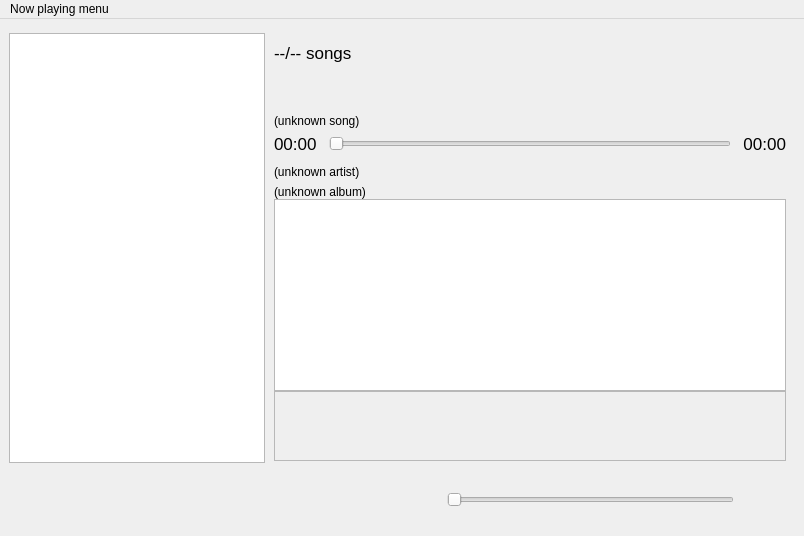
<?xml version="1.0" encoding="UTF-8"?>
<ui version="4.0">
 <class>NowPlayingWindow</class>
 <widget class="QMainWindow" name="NowPlayingWindow">
  <property name="geometry">
   <rect>
    <x>0</x>
    <y>0</y>
    <width>804</width>
    <height>536</height>
   </rect>
  </property>
  <property name="windowTitle">
   <string>Now playing</string>
  </property>
  <widget class="QWidget" name="centralwidget">
   <property name="sizePolicy">
    <sizepolicy hsizetype="Expanding" vsizetype="Preferred">
     <horstretch>0</horstretch>
     <verstretch>0</verstretch>
    </sizepolicy>
   </property>
   <layout class="QHBoxLayout" name="horizontalLayout_4">
    <property name="spacing">
     <number>0</number>
    </property>
    <property name="margin">
     <number>0</number>
    </property>
    <item>
     <widget class="QWidget" name="verticalWidget" native="true">
      <property name="sizePolicy">
       <sizepolicy hsizetype="Expanding" vsizetype="Preferred">
        <horstretch>0</horstretch>
        <verstretch>0</verstretch>
       </sizepolicy>
      </property>
      <layout class="QVBoxLayout" name="verticalLayout">
       <property name="spacing">
        <number>0</number>
       </property>
       <property name="leftMargin">
        <number>9</number>
       </property>
       <property name="rightMargin">
        <number>0</number>
       </property>
       <property name="bottomMargin">
        <number>0</number>
       </property>
       <item>
        <layout class="QHBoxLayout" name="horizontalLayout_3">
         <property name="spacing">
          <number>0</number>
         </property>
         <item>
          <layout class="QVBoxLayout" name="verticalLayout_4">
           <property name="spacing">
            <number>6</number>
           </property>
           <property name="topMargin">
            <number>5</number>
           </property>
           <item>
            <widget class="CQGraphicsView" name="view">
             <property name="sizePolicy">
              <sizepolicy hsizetype="Fixed" vsizetype="Expanding">
               <horstretch>0</horstretch>
               <verstretch>0</verstretch>
              </sizepolicy>
             </property>
             <property name="focusPolicy">
              <enum>Qt::NoFocus</enum>
             </property>
             <property name="contextMenuPolicy">
              <enum>Qt::CustomContextMenu</enum>
             </property>
             <property name="sceneRect">
              <rectf>
               <x>0.000000000000000</x>
               <y>0.000000000000000</y>
               <width>0.000000000000000</width>
               <height>0.000000000000000</height>
              </rectf>
             </property>
            </widget>
           </item>
          </layout>
         </item>
         <item>
          <widget class="QWidget" name="scrollArea" native="true">
           <property name="sizePolicy">
            <sizepolicy hsizetype="Expanding" vsizetype="Preferred">
             <horstretch>0</horstretch>
             <verstretch>0</verstretch>
            </sizepolicy>
           </property>
           <property name="minimumSize">
            <size>
             <width>50</width>
             <height>0</height>
            </size>
           </property>
           <layout class="QGridLayout" name="gridLayout_2">
            <property name="leftMargin">
             <number>9</number>
            </property>
            <property name="topMargin">
             <number>0</number>
            </property>
            <property name="rightMargin">
             <number>18</number>
            </property>
            <property name="bottomMargin">
             <number>0</number>
            </property>
            <property name="spacing">
             <number>0</number>
            </property>
            <item row="9" column="1">
             <widget class="QWidget" name="widget" native="true">
              <property name="sizePolicy">
               <sizepolicy hsizetype="Expanding" vsizetype="Preferred">
                <horstretch>0</horstretch>
                <verstretch>0</verstretch>
               </sizepolicy>
              </property>
              <layout class="QVBoxLayout" name="verticalLayout_2">
               <property name="margin">
                <number>0</number>
               </property>
               <item>
                <spacer name="verticalSpacer_4">
                 <property name="orientation">
                  <enum>Qt::Vertical</enum>
                 </property>
                 <property name="sizeType">
                  <enum>QSizePolicy::Fixed</enum>
                 </property>
                 <property name="sizeHint" stdset="0">
                  <size>
                   <width>20</width>
                   <height>15</height>
                  </size>
                 </property>
                </spacer>
               </item>
               <item>
                <widget class="QLabel" name="songNumberLabel">
                 <property name="sizePolicy">
                  <sizepolicy hsizetype="Expanding" vsizetype="Maximum">
                   <horstretch>0</horstretch>
                   <verstretch>0</verstretch>
                  </sizepolicy>
                 </property>
                 <property name="font">
                  <font>
                   <pointsize>13</pointsize>
                  </font>
                 </property>
                 <property name="text">
                  <string>--/-- songs</string>
                 </property>
                </widget>
               </item>
               <item>
                <spacer name="verticalSpacer_2">
                 <property name="orientation">
                  <enum>Qt::Vertical</enum>
                 </property>
                 <property name="sizeType">
                  <enum>QSizePolicy::Fixed</enum>
                 </property>
                 <property name="sizeHint" stdset="0">
                  <size>
                   <width>250</width>
                   <height>45</height>
                  </size>
                 </property>
                </spacer>
               </item>
               <item>
                <widget class="QLabel" name="songTitleLabel">
                 <property name="sizePolicy">
                  <sizepolicy hsizetype="Preferred" vsizetype="Maximum">
                   <horstretch>0</horstretch>
                   <verstretch>0</verstretch>
                  </sizepolicy>
                 </property>
                 <property name="text">
                  <string>(unknown song)</string>
                 </property>
                </widget>
               </item>
               <item>
                <layout class="QHBoxLayout" name="horizontalLayout_2">
                 <item>
                  <widget class="QLabel" name="currentPositionLabel">
                   <property name="sizePolicy">
                    <sizepolicy hsizetype="Preferred" vsizetype="Maximum">
                     <horstretch>0</horstretch>
                     <verstretch>0</verstretch>
                    </sizepolicy>
                   </property>
                   <property name="font">
                    <font>
                     <pointsize>13</pointsize>
                    </font>
                   </property>
                   <property name="text">
                    <string>00:00</string>
                   </property>
                  </widget>
                 </item>
                 <item>
                  <spacer name="horizontalSpacer_2">
                   <property name="orientation">
                    <enum>Qt::Horizontal</enum>
                   </property>
                   <property name="sizeType">
                    <enum>QSizePolicy::Preferred</enum>
                   </property>
                   <property name="sizeHint" stdset="0">
                    <size>
                     <width>6</width>
                     <height>10</height>
                    </size>
                   </property>
                  </spacer>
                 </item>
                 <item>
                  <widget class="QSlider" name="songProgress">
                   <property name="enabled">
                    <bool>true</bool>
                   </property>
                   <property name="sizePolicy">
                    <sizepolicy hsizetype="Expanding" vsizetype="Minimum">
                     <horstretch>0</horstretch>
                     <verstretch>0</verstretch>
                    </sizepolicy>
                   </property>
                   <property name="orientation">
                    <enum>Qt::Horizontal</enum>
                   </property>
                  </widget>
                 </item>
                 <item>
                  <spacer name="horizontalSpacer_3">
                   <property name="orientation">
                    <enum>Qt::Horizontal</enum>
                   </property>
                   <property name="sizeType">
                    <enum>QSizePolicy::Minimum</enum>
                   </property>
                   <property name="sizeHint" stdset="0">
                    <size>
                     <width>6</width>
                     <height>10</height>
                    </size>
                   </property>
                  </spacer>
                 </item>
                 <item>
                  <widget class="QLabel" name="trackLengthLabel">
                   <property name="font">
                    <font>
                     <pointsize>13</pointsize>
                    </font>
                   </property>
                   <property name="text">
                    <string>00:00</string>
                   </property>
                   <property name="alignment">
                    <set>Qt::AlignRight|Qt::AlignTrailing|Qt::AlignVCenter</set>
                   </property>
                  </widget>
                 </item>
                </layout>
               </item>
               <item>
                <spacer name="verticalSpacer_3">
                 <property name="orientation">
                  <enum>Qt::Vertical</enum>
                 </property>
                 <property name="sizeType">
                  <enum>QSizePolicy::Fixed</enum>
                 </property>
                 <property name="sizeHint" stdset="0">
                  <size>
                   <width>20</width>
                   <height>5</height>
                  </size>
                 </property>
                </spacer>
               </item>
               <item>
                <widget class="QLabel" name="artistLabel">
                 <property name="sizePolicy">
                  <sizepolicy hsizetype="Preferred" vsizetype="Fixed">
                   <horstretch>0</horstretch>
                   <verstretch>0</verstretch>
                  </sizepolicy>
                 </property>
                 <property name="text">
                  <string>(unknown artist)</string>
                 </property>
                </widget>
               </item>
               <item>
                <widget class="QLabel" name="albumNameLabel">
                 <property name="sizePolicy">
                  <sizepolicy hsizetype="Preferred" vsizetype="Fixed">
                   <horstretch>0</horstretch>
                   <verstretch>0</verstretch>
                  </sizepolicy>
                 </property>
                 <property name="text">
                  <string>(unknown album)</string>
                 </property>
                </widget>
               </item>
              </layout>
             </widget>
            </item>
            <item row="12" column="1">
             <widget class="QWidget" name="spacer1" native="true">
              <property name="sizePolicy">
               <sizepolicy hsizetype="Preferred" vsizetype="MinimumExpanding">
                <horstretch>0</horstretch>
                <verstretch>0</verstretch>
               </sizepolicy>
              </property>
             </widget>
            </item>
            <item row="10" column="1">
             <widget class="QListWidget" name="songPlaylist">
              <property name="sizePolicy">
               <sizepolicy hsizetype="Expanding" vsizetype="Expanding">
                <horstretch>0</horstretch>
                <verstretch>0</verstretch>
               </sizepolicy>
              </property>
              <property name="horizontalScrollBarPolicy">
               <enum>Qt::ScrollBarAlwaysOff</enum>
              </property>
              <property name="editTriggers">
               <set>QAbstractItemView::NoEditTriggers</set>
              </property>
              <property name="alternatingRowColors">
               <bool>true</bool>
              </property>
              <property name="sortingEnabled">
               <bool>false</bool>
              </property>
             </widget>
            </item>
            <item row="11" column="1">
             <widget class="QScrollArea" name="lyrics">
              <property name="widgetResizable">
               <bool>true</bool>
              </property>
              <widget class="QWidget" name="scrollAreaWidgetContents">
               <property name="geometry">
                <rect>
                 <x>0</x>
                 <y>0</y>
                 <width>504</width>
                 <height>71</height>
                </rect>
               </property>
               <property name="sizePolicy">
                <sizepolicy hsizetype="Preferred" vsizetype="Expanding">
                 <horstretch>0</horstretch>
                 <verstretch>0</verstretch>
                </sizepolicy>
               </property>
               <layout class="QGridLayout" name="gridLayout_4">
                <property name="margin">
                 <number>0</number>
                </property>
                <property name="spacing">
                 <number>0</number>
                </property>
                <item row="0" column="0">
                 <widget class="QLabel" name="lyricsText">
                  <property name="sizePolicy">
                   <sizepolicy hsizetype="Preferred" vsizetype="Expanding">
                    <horstretch>0</horstretch>
                    <verstretch>0</verstretch>
                   </sizepolicy>
                  </property>
                  <property name="font">
                   <font>
                    <pointsize>14</pointsize>
                   </font>
                  </property>
                  <property name="contextMenuPolicy">
                   <enum>Qt::CustomContextMenu</enum>
                  </property>
                  <property name="styleSheet">
                   <string notr="true"/>
                  </property>
                  <property name="text">
                   <string/>
                  </property>
                  <property name="scaledContents">
                   <bool>false</bool>
                  </property>
                  <property name="wordWrap">
                   <bool>true</bool>
                  </property>
                 </widget>
                </item>
               </layout>
              </widget>
             </widget>
            </item>
           </layout>
          </widget>
         </item>
        </layout>
       </item>
       <item>
        <widget class="QWidget" name="toolBarWidget" native="true">
         <property name="sizePolicy">
          <sizepolicy hsizetype="Preferred" vsizetype="Fixed">
           <horstretch>0</horstretch>
           <verstretch>0</verstretch>
          </sizepolicy>
         </property>
         <property name="minimumSize">
          <size>
           <width>0</width>
           <height>73</height>
          </size>
         </property>
         <property name="maximumSize">
          <size>
           <width>16777215</width>
           <height>73</height>
          </size>
         </property>
         <layout class="QHBoxLayout" name="wLayout">
          <property name="spacing">
           <number>6</number>
          </property>
          <property name="margin">
           <number>0</number>
          </property>
          <item>
           <widget class="QWidget" name="buttonsWidget" native="true">
            <property name="minimumSize">
             <size>
              <width>100</width>
              <height>0</height>
             </size>
            </property>
            <layout class="QGridLayout" name="buttonsLayout">
             <property name="leftMargin">
              <number>12</number>
             </property>
             <property name="topMargin">
              <number>0</number>
             </property>
             <property name="rightMargin">
              <number>0</number>
             </property>
             <property name="bottomMargin">
              <number>0</number>
             </property>
             <property name="spacing">
              <number>0</number>
             </property>
             <item row="0" column="0">
              <widget class="QToolButton" name="prevButton">
               <property name="minimumSize">
                <size>
                 <width>64</width>
                 <height>64</height>
                </size>
               </property>
               <property name="maximumSize">
                <size>
                 <width>64</width>
                 <height>64</height>
                </size>
               </property>
               <property name="styleSheet">
                <string notr="true">border: none;</string>
               </property>
               <property name="text">
                <string/>
               </property>
               <property name="iconSize">
                <size>
                 <width>64</width>
                 <height>64</height>
                </size>
               </property>
               <property name="autoRepeat">
                <bool>true</bool>
               </property>
               <property name="autoRepeatDelay">
                <number>1000</number>
               </property>
               <property name="autoRepeatInterval">
                <number>200</number>
               </property>
              </widget>
             </item>
             <item row="0" column="1">
              <widget class="QToolButton" name="playButton">
               <property name="minimumSize">
                <size>
                 <width>64</width>
                 <height>64</height>
                </size>
               </property>
               <property name="maximumSize">
                <size>
                 <width>64</width>
                 <height>64</height>
                </size>
               </property>
               <property name="styleSheet">
                <string notr="true">border:none;</string>
               </property>
               <property name="text">
                <string/>
               </property>
               <property name="iconSize">
                <size>
                 <width>64</width>
                 <height>64</height>
                </size>
               </property>
              </widget>
             </item>
             <item row="0" column="2">
              <widget class="QToolButton" name="nextButton">
               <property name="minimumSize">
                <size>
                 <width>64</width>
                 <height>64</height>
                </size>
               </property>
               <property name="maximumSize">
                <size>
                 <width>64</width>
                 <height>64</height>
                </size>
               </property>
               <property name="styleSheet">
                <string notr="true">border: none;</string>
               </property>
               <property name="text">
                <string/>
               </property>
               <property name="iconSize">
                <size>
                 <width>64</width>
                 <height>64</height>
                </size>
               </property>
               <property name="autoRepeat">
                <bool>true</bool>
               </property>
               <property name="autoRepeatDelay">
                <number>1000</number>
               </property>
               <property name="autoRepeatInterval">
                <number>200</number>
               </property>
              </widget>
             </item>
             <item row="0" column="4">
              <widget class="QPushButton" name="shuffleButton">
               <property name="sizePolicy">
                <sizepolicy hsizetype="Fixed" vsizetype="Fixed">
                 <horstretch>0</horstretch>
                 <verstretch>0</verstretch>
                </sizepolicy>
               </property>
               <property name="minimumSize">
                <size>
                 <width>64</width>
                 <height>64</height>
                </size>
               </property>
               <property name="maximumSize">
                <size>
                 <width>64</width>
                 <height>64</height>
                </size>
               </property>
               <property name="styleSheet">
                <string notr="true">QPushButton:pressed
{
border: none;
}

QPushButton:checked
{
border: none;
}</string>
               </property>
               <property name="text">
                <string/>
               </property>
               <property name="iconSize">
                <size>
                 <width>64</width>
                 <height>64</height>
                </size>
               </property>
               <property name="checkable">
                <bool>true</bool>
               </property>
               <property name="flat">
                <bool>true</bool>
               </property>
              </widget>
             </item>
             <item row="0" column="5">
              <widget class="QPushButton" name="repeatButton">
               <property name="sizePolicy">
                <sizepolicy hsizetype="Fixed" vsizetype="Fixed">
                 <horstretch>0</horstretch>
                 <verstretch>0</verstretch>
                </sizepolicy>
               </property>
               <property name="minimumSize">
                <size>
                 <width>64</width>
                 <height>64</height>
                </size>
               </property>
               <property name="maximumSize">
                <size>
                 <width>64</width>
                 <height>64</height>
                </size>
               </property>
               <property name="styleSheet">
                <string notr="true">QPushButton:pressed
{
border: none;
}

QPushButton:checked
{
border: none;
}</string>
               </property>
               <property name="text">
                <string/>
               </property>
               <property name="iconSize">
                <size>
                 <width>64</width>
                 <height>64</height>
                </size>
               </property>
               <property name="checkable">
                <bool>true</bool>
               </property>
               <property name="flat">
                <bool>true</bool>
               </property>
              </widget>
             </item>
             <item row="0" column="3">
              <spacer name="horizontalSpacer">
               <property name="orientation">
                <enum>Qt::Horizontal</enum>
               </property>
               <property name="sizeType">
                <enum>QSizePolicy::Maximum</enum>
               </property>
               <property name="sizeHint" stdset="0">
                <size>
                 <width>20</width>
                 <height>20</height>
                </size>
               </property>
              </spacer>
             </item>
             <item row="0" column="6">
              <widget class="QWidget" name="space2" native="true">
               <property name="sizePolicy">
                <sizepolicy hsizetype="Minimum" vsizetype="Expanding">
                 <horstretch>0</horstretch>
                 <verstretch>0</verstretch>
                </sizepolicy>
               </property>
               <property name="minimumSize">
                <size>
                 <width>60</width>
                 <height>0</height>
                </size>
               </property>
              </widget>
             </item>
            </layout>
           </widget>
          </item>
          <item>
           <widget class="QWidget" name="volSliderWidget" native="true">
            <property name="sizePolicy">
             <sizepolicy hsizetype="Expanding" vsizetype="Preferred">
              <horstretch>0</horstretch>
              <verstretch>0</verstretch>
             </sizepolicy>
            </property>
            <layout class="QGridLayout" name="gridLayout_3">
             <property name="leftMargin">
              <number>20</number>
             </property>
             <property name="topMargin">
              <number>0</number>
             </property>
             <property name="rightMargin">
              <number>0</number>
             </property>
             <property name="bottomMargin">
              <number>0</number>
             </property>
             <property name="spacing">
              <number>0</number>
             </property>
             <item row="0" column="0">
              <widget class="QSlider" name="volumeSlider">
               <property name="sizePolicy">
                <sizepolicy hsizetype="Expanding" vsizetype="Fixed">
                 <horstretch>0</horstretch>
                 <verstretch>0</verstretch>
                </sizepolicy>
               </property>
               <property name="minimumSize">
                <size>
                 <width>0</width>
                 <height>73</height>
                </size>
               </property>
               <property name="maximum">
                <number>100</number>
               </property>
               <property name="singleStep">
                <number>1</number>
               </property>
               <property name="orientation">
                <enum>Qt::Horizontal</enum>
               </property>
              </widget>
             </item>
            </layout>
           </widget>
          </item>
          <item>
           <widget class="QWidget" name="volumeWidget" native="true">
            <property name="sizePolicy">
             <sizepolicy hsizetype="Fixed" vsizetype="Preferred">
              <horstretch>0</horstretch>
              <verstretch>0</verstretch>
             </sizepolicy>
            </property>
            <layout class="QHBoxLayout" name="horizontalLayout">
             <property name="margin">
              <number>0</number>
             </property>
             <item>
              <widget class="QWidget" name="volWidget" native="true">
               <property name="minimumSize">
                <size>
                 <width>0</width>
                 <height>73</height>
                </size>
               </property>
               <layout class="QGridLayout" name="gridLayout">
                <property name="margin">
                 <number>0</number>
                </property>
                <item row="0" column="0">
                 <widget class="QToolButton" name="volumeButton">
                  <property name="sizePolicy">
                   <sizepolicy hsizetype="Fixed" vsizetype="Minimum">
                    <horstretch>0</horstretch>
                    <verstretch>0</verstretch>
                   </sizepolicy>
                  </property>
                  <property name="minimumSize">
                   <size>
                    <width>64</width>
                    <height>64</height>
                   </size>
                  </property>
                  <property name="maximumSize">
                   <size>
                    <width>64</width>
                    <height>64</height>
                   </size>
                  </property>
                  <property name="styleSheet">
                   <string notr="true">QToolButton:pressed
{
background transparent;
}

QToolButton
{
border: none;
}</string>
                  </property>
                  <property name="text">
                   <string/>
                  </property>
                  <property name="iconSize">
                   <size>
                    <width>64</width>
                    <height>64</height>
                   </size>
                  </property>
                 </widget>
                </item>
                <item row="1" column="0">
                 <spacer name="verticalSpacer_5">
                  <property name="orientation">
                   <enum>Qt::Vertical</enum>
                  </property>
                  <property name="sizeType">
                   <enum>QSizePolicy::Minimum</enum>
                  </property>
                  <property name="sizeHint" stdset="0">
                   <size>
                    <width>20</width>
                    <height>26</height>
                   </size>
                  </property>
                 </spacer>
                </item>
               </layout>
              </widget>
             </item>
            </layout>
           </widget>
          </item>
         </layout>
        </widget>
       </item>
      </layout>
     </widget>
    </item>
   </layout>
  </widget>
  <widget class="QMenuBar" name="menubar">
   <property name="geometry">
    <rect>
     <x>0</x>
     <y>0</y>
     <width>804</width>
     <height>23</height>
    </rect>
   </property>
   <widget class="QMenu" name="menuNow_playing_menu">
    <property name="title">
     <string>Now playing menu</string>
    </property>
    <addaction name="actionFM_Transmitter"/>
    <addaction name="actionClear_now_playing"/>
    <addaction name="actionSave_playlist"/>
    <addaction name="actionEntertainment_view"/>
    <addaction name="actionCar_view"/>
   </widget>
   <addaction name="menuNow_playing_menu"/>
  </widget>
  <action name="actionFM_Transmitter">
   <property name="text">
    <string>FM Transmitter</string>
   </property>
  </action>
  <action name="actionClear_now_playing">
   <property name="text">
    <string>Clear now playing</string>
   </property>
  </action>
  <action name="actionSave_playlist">
   <property name="text">
    <string>Save playlist</string>
   </property>
  </action>
  <action name="actionEntertainment_view">
   <property name="text">
    <string>Entertainment view</string>
   </property>
  </action>
  <action name="actionCar_view">
   <property name="text">
    <string>Car view</string>
   </property>
  </action>
 </widget>
 <customwidgets>
  <customwidget>
   <class>CQGraphicsView</class>
   <extends>QGraphicsView</extends>
   <header>cqgraphicsview.h</header>
  </customwidget>
 </customwidgets>
 <resources/>
 <connections/>
</ui>
